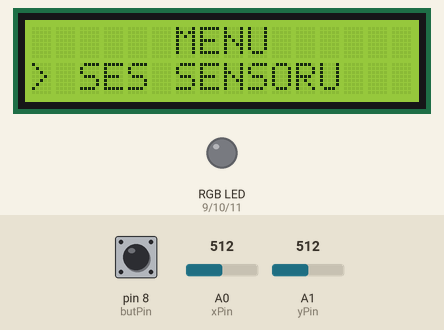
The sketch below on a simulated Arduino Uno, built with avr-gcc and run on an emulated ATmega328P. On the bench: 16×2 character LCD, an RGB LED mixed from three pins (HIGH = lit). The inputs (shaded band) are chosen by the test bench; at power-on: A0 (xPin) = 512, pin 8 (butPin) HIGH, A1 (yPin) = 512.

Above: at 17.8 s.
17.9 s: A0 (xPin) set to 692
19.6 s: A0 (xPin) set to 719
At 22.4 s:
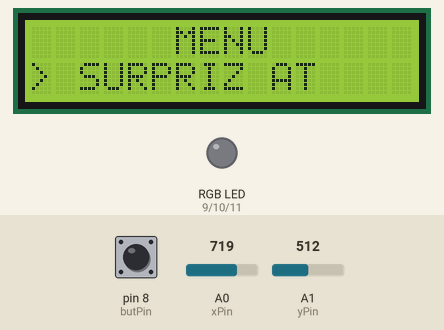
22.6 s: pin 8 (butPin) pulled LOW for 0.35 s
At 23.51 s:
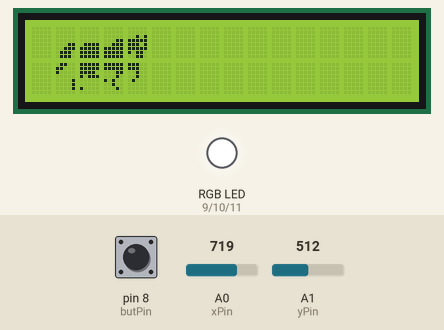
25.9 s: pin 8 (butPin) pulled LOW for 1 s
At 28.0 s:
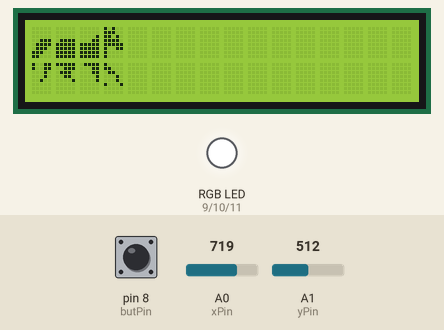
29.8 s: pin 8 (butPin) pulled LOW for 3.2 s
At 44.92 s:
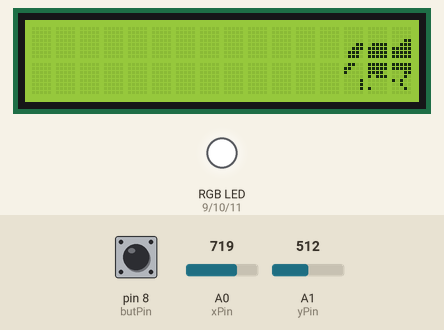
Timing chart, 0 to 46.4 s (numbered marks = the images above; inputs shaded):
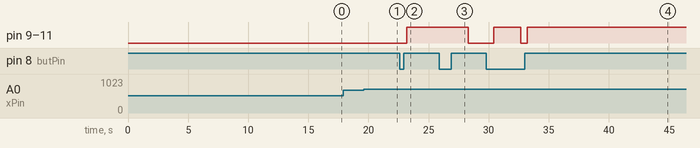

The sketch:

super.ino
```cpp
#include <LiquidCrystal_I2C.h>
LiquidCrystal_I2C lcd (0x27, 16, 2);
const int fotoSensor = A2, voiceSensor = 2;
const int R_PIN = 9, G_PIN = 10, B_PIN = 11;
int lightsens, voice;
boolean heardsmthn;

const int xPin = A0, yPin = A1, butPin = 8;
int joyX, joyY, joySW;
int joyXs = 255, joyYs = 255, joySWs = 255;
int joyXi = 255, joyYi = 255, joySWi = 255;

int currentScreen = 0, x = 0;

/////////////////////////////////// H O R S E

byte chr[2][8][8] = {
  {
    {0x00, 0x00, 0x00, 0x00, 0x03, 0x07, 0x0E, 0x0E},
    {0x00, 0x00, 0x00, 0x00, 0x0F, 0x1F, 0x1F, 0x1F},
    {0x00, 0x00, 0x00, 0x03, 0x07, 0x1F, 0x1F, 0x1F},
    {0x00, 0x00, 0x05, 0x1F, 0x1D, 0x1F, 0x16, 0x06},
    {0x0C, 0x18, 0x10, 0x00, 0x01, 0x01, 0x01, 0x00},
    {0x1F, 0x1F, 0x1E, 0x17, 0x00, 0x00, 0x10, 0x00},
    {0x1F, 0x1F, 0x03, 0x02, 0x14, 0x04, 0x02, 0x00},
    {0x1C, 0x1C, 0x04, 0x04, 0x08, 0x00, 0x00, 0x00}
  },

  {
    {0x00, 0x00, 0x00, 0x07, 0x0F, 0x0E, 0x1C, 0x18},
    {0x00, 0x00, 0x00, 0x0F, 0x1F, 0x1F, 0x1F, 0x1F},
    {0x00, 0x00, 0x01, 0x03, 0x1F, 0x1F, 0x1F, 0x1F},
    {0x14, 0x1C, 0x1A, 0x1E, 0x1F, 0x13, 0x10, 0x10},
    {0x13, 0x13, 0x02, 0x02, 0x04, 0x00, 0x00, 0x00},
    {0x1F, 0x07, 0x0E, 0x06, 0x01, 0x00, 0x00, 0x00},
    {0x0F, 0x03, 0x03, 0x01, 0x01, 0x00, 0x00, 0x00},
    {0x10, 0x18, 0x0C, 0x02, 0x02, 0x11, 0x00, 0x00}
  }
};

/////////////////////////////////////
void setup() {
  Serial.begin(9600);
  pinMode(fotoSensor, INPUT);
  pinMode(voiceSensor, INPUT);

  pinMode(xPin, INPUT);
  pinMode(yPin, INPUT);
  pinMode(butPin, INPUT_PULLUP);

  pinMode(R_PIN, OUTPUT);
  pinMode(G_PIN, OUTPUT);
  pinMode(B_PIN, OUTPUT);

  lcd.begin(16,2);//lcd
  lcd.init();
  lcd.backlight();
  lcd.clear();
  startScreen();
}

void loop() {
  joyX = analogRead(xPin);
  joyY = analogRead(yPin);
  joySW = digitalRead(butPin);

  if (currentScreen < 4){
  if (joyX > 700 && currentScreen < 3){currentScreen = currentScreen+1;delay(500);}
  if (joyX < 300 && currentScreen >= 0){currentScreen = currentScreen-1;delay(500);}}

  if (currentScreen < 4 || currentScreen == 8 || currentScreen == 9){setRGB(0, 0, 0);}

  //M E N U
  switch  (currentScreen){
      case 0:{

        lcd.clear();
        lcd.setCursor(6,0);
        lcd.print("MENU");
        lcd.setCursor(0,1);
        lcd.print("> SES SENSORU");}
        if (joySW == 0) {delay(500);currentScreen = 7;}
        break;
      case 1:{

        lcd.clear();
        lcd.setCursor(6,0);
        lcd.print("MENU");
        lcd.setCursor(0,1);
        lcd.print("> ISIK SENSORU");
        if (joySW == 0) {delay(500);currentScreen = 6;}
        break;}
      case 2:{

        lcd.clear();
        lcd.setCursor(6,0);
        lcd.print("MENU");
        lcd.setCursor(0,1);
        lcd.print("> RENK AYARLA");
        if (joySW == 0) {delay(500);currentScreen = 8;}
        break;}
      case 3:{

        lcd.clear();
        lcd.setCursor(6,0);
        lcd.print("MENU");
        lcd.setCursor(0,1);
        lcd.print("> SURPRIZ AT");
        if (joySW == 0) {delay(500);x=0;currentScreen = 14;}
        break;}
      case 6:{
        lcd.clear();
        lcd.setCursor(0,0);
        lcd.print("ISIK ALGILANIYOR");
        lcd.setCursor(6,1);
        lcd.print("....");
           lightsens = analogRead(fotoSensor); //FOTO SENSOR
            Serial.print("ISIK  :  ");
            Serial.println(lightsens);
            if (lightsens < 100) {
              setRGB(joyXi, joyYi, joySWi);
            }
            else{setRGB(0, 0, 0);}
            if (joySW == 0) {delay(500);currentScreen = 1;}
            break;
          }
       case 7:{
        lcd.clear();
        lcd.setCursor(1,0);
        lcd.print("SES DINLENIYOR");
        lcd.setCursor(6,1);
        lcd.print("....");
          voice = digitalRead(voiceSensor); //VOICE SENSOR
          Serial.println(voice);
          if(heardsmthn == true){
            setRGB(joyXs, joyYs, joySWs);
          }
          else {
            setRGB(0, 0, 0);
          }
          if(voice == 1 && heardsmthn == false){
            heardsmthn = true;delay(1000);}
          else if(voice == 1 && heardsmthn == true){
            heardsmthn = false;delay(1000);}

          if (joySW == 0) {delay(500);currentScreen = 0;}break;
          }
        case 8:{
          lcd.clear();
          lcd.setCursor(0,0);
          lcd.print("SES SENSOR LED");
          lcd.setCursor(0,1);
          lcd.print("SECINIZ");
          if (joySW == 0) {delay(500);currentScreen = 10;lcd.clear(); }
          if (joyX > 700){currentScreen = 9;}}
          break;
        case 9:{
          lcd.clear();
          lcd.setCursor(0,0);
          lcd.print("ISIK SENSOR LED");
          lcd.setCursor(0,1);
          lcd.print("SECINIZ");
          if (joySW == 0) {delay(500);currentScreen = 11;lcd.clear(); }
          if (joyX < 300){currentScreen = 8;}}
          break;

        case 10:{

          lcd.clear();
          lcd.setCursor(0,0);
          lcd.print("SES SENSOR RENK");
          lcd.setCursor(2,1);
          lcd.print("AYARLANIYOR..");
          setRGB(joyX, joyY, joySW);
          if (joySW == 0) {joyXs = joyX, joyYs = joyY, joySWs = joySW;delay(500);currentScreen = 0;}break;
          }
        case 11:{
          lcd.clear();
          lcd.setCursor(0,0);
          lcd.print("ISIK SENSOR RENK");
          lcd.setCursor(2,1);
          lcd.print("AYARLANIYOR..");
          setRGB(joyX, joyY, joySW);
          if (joySW == 0) {joyXi = joyX, joyYi = joyY, joySWi = joySW;delay(500);currentScreen = 0;}break;
          }
        case 14:{
          setRGB(255, 255, 255);
          if (x>16){x = -3;}
          if (joyX > 700){x++;}

          for (int f = 0; f < 2; f++) {
          lcd.clear();
          for (int i=0; i<8; i++) {
            lcd.createChar(i, chr[f][i]);
          }
          for (int c = 0; c < 4; c++) {
            int xc = x+c;
            if ((xc >= 0)&&(xc < 16)) {
              lcd.setCursor(x+c, 0); lcd.write(byte(c));
              lcd.setCursor(x+c, 1); lcd.write(byte(c+4));
            }
          }
          if (joySW == 0) {delay(500);x=0;currentScreen = 3;}
          delay(400);
        }

        break;}
        }
        if (currentScreen != 14){delay(300);}
}

void setRGB(int rLed, int gLed, int bLed) {
  analogWrite(R_PIN, rLed);
  analogWrite(G_PIN, gLed);
  analogWrite(B_PIN, bLed);
}

void startScreen() {
  lcd.setCursor(0,0);
  lcd.print("SLM CNM BHB");
  lcd.setCursor(0,1);
  lcd.print("BASLIYORUMM");
  for (int positionCounter = 0; positionCounter < 13; positionCounter++) {
    lcd.scrollDisplayRight();
    delay(400);
  }
  for (int positionCounter = 0; positionCounter < 28; positionCounter++) {
    lcd.scrollDisplayLeft();
    delay(400);
  }
  delay(100);
  lcd.clear();
}
```

Measured:
- the behaviour switches between 700 and 701 on A0 (xPin) (found by bisection; images 0 and 1)
- after the input at 17.9 s, every drawn part: stays the same
- after the input at 19.6 s, the display: first changes after 0.82 s (image 1 shows a later state)
- after the input at 22.6 s, pin 9 (R_PIN), pin 10 (G_PIN), pin 11 (B_PIN): LOW → HIGH after 0.60 s; the display: changes after 0.68 s (image 2)
- after the input at 25.9 s, pin 9 (R_PIN), pin 10 (G_PIN), pin 11 (B_PIN): HIGH → LOW after 2.4 s
- after the input at 29.8 s, pin 9 (R_PIN), pin 10 (G_PIN), pin 11 (B_PIN): LOW → HIGH after 0.62 s, → LOW 2.3 s later, → HIGH 0.52 s later; the display: first changes after 0.70 s (image 4 shows a later state)
- what the display in image 2 shows lasts 0.5 s, from 23.3 s to 23.8 s
- what the display in image 3 shows lasts 1.2 s, from 27.1 s to 28.3 s
